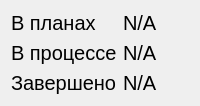
                   <widget class="QWidget" name="weekProjects">
                    <property name="accessibleName">
                     <string/>
                    </property>
                    <attribute name="title">
                     <string>Неделя</string>
                    </attribute>
                    <layout class="QFormLayout" name="formLayout_7">
                     <item row="0" column="0">
                      <widget class="QLabel" name="label_addTo_7">
                       <property name="font">
                        <font>
                         <pointsize>15</pointsize>
                        </font>
                       </property>
                       <property name="text">
                        <string>В планах</string>
                       </property>
                      </widget>
                     </item>
                     <item row="0" column="1">
                      <widget class="QLabel" name="project_week_todo">
                       <property name="font">
                        <font>
                         <pointsize>15</pointsize>
                        </font>
                       </property>
                       <property name="text">
                        <string>N/A</string>
                       </property>
                      </widget>
                     </item>
                     <item row="1" column="0">
                      <widget class="QLabel" name="label_49">
                       <property name="font">
                        <font>
                         <pointsize>15</pointsize>
                        </font>
                       </property>
                       <property name="text">
                        <string>В процессе</string>
                       </property>
                      </widget>
                     </item>
                     <item row="1" column="1">
                      <widget class="QLabel" name="project_week_in_progress">
                       <property name="font">
                        <font>
                         <pointsize>15</pointsize>
                        </font>
                       </property>
                       <property name="text">
                        <string>N/A</string>
                       </property>
                      </widget>
                     </item>
                     <item row="2" column="0">
                      <widget class="QLabel" name="label_47">
                       <property name="font">
                        <font>
                         <pointsize>15</pointsize>
                        </font>
                       </property>
                       <property name="text">
                        <string>Завершено</string>
                       </property>
                      </widget>
                     </item>
                     <item row="2" column="1">
                      <widget class="QLabel" name="project_week_done">
                       <property name="font">
                        <font>
                         <pointsize>15</pointsize>
                        </font>
                       </property>
                       <property name="text">
                        <string>N/A</string>
                       </property>
                      </widget>
                     </item>
                    </layout>
                   </widget>
